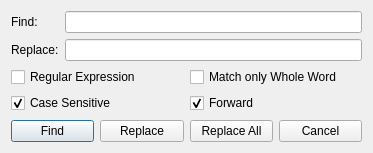
<?xml version="1.0" encoding="UTF-8"?>
<ui version="4.0">
 <class>Dialog</class>
 <widget class="QDialog" name="Dialog">
  <property name="geometry">
   <rect>
    <x>0</x>
    <y>0</y>
    <width>373</width>
    <height>153</height>
   </rect>
  </property>
  <property name="windowTitle">
   <string>Gnuplot Editor - Find/Replace</string>
  </property>
  <layout class="QVBoxLayout" name="verticalLayout">
   <item>
    <layout class="QGridLayout" name="gridLayout_2">
     <item row="1" column="1">
      <widget class="QLineEdit" name="replaceEntry"/>
     </item>
     <item row="1" column="0">
      <widget class="QLabel" name="label_2">
       <property name="text">
        <string>Replace:</string>
       </property>
      </widget>
     </item>
     <item row="0" column="1">
      <widget class="QLineEdit" name="findEntry"/>
     </item>
     <item row="0" column="0">
      <widget class="QLabel" name="label">
       <property name="text">
        <string>Find:</string>
       </property>
      </widget>
     </item>
    </layout>
   </item>
   <item>
    <layout class="QGridLayout" name="gridLayout">
     <item row="0" column="1">
      <widget class="QCheckBox" name="findMatchWord">
       <property name="text">
        <string>Match only Whole Word</string>
       </property>
      </widget>
     </item>
     <item row="0" column="0">
      <widget class="QCheckBox" name="findRegex">
       <property name="text">
        <string>Regular Expression</string>
       </property>
      </widget>
     </item>
     <item row="1" column="1">
      <widget class="QCheckBox" name="findForward">
       <property name="text">
        <string>Forward</string>
       </property>
       <property name="checked">
        <bool>true</bool>
       </property>
      </widget>
     </item>
     <item row="1" column="0">
      <widget class="QCheckBox" name="findCaseSensitive">
       <property name="text">
        <string>Case Sensitive</string>
       </property>
       <property name="checked">
        <bool>true</bool>
       </property>
      </widget>
     </item>
    </layout>
   </item>
   <item>
    <spacer name="verticalSpacer">
     <property name="orientation">
      <enum>Qt::Vertical</enum>
     </property>
     <property name="sizeHint" stdset="0">
      <size>
       <width>20</width>
       <height>40</height>
      </size>
     </property>
    </spacer>
   </item>
   <item>
    <layout class="QHBoxLayout" name="horizontalLayout">
     <item>
      <widget class="QPushButton" name="findButton">
       <property name="text">
        <string>Find</string>
       </property>
      </widget>
     </item>
     <item>
      <widget class="QPushButton" name="replaceButton">
       <property name="text">
        <string>Replace</string>
       </property>
      </widget>
     </item>
     <item>
      <widget class="QPushButton" name="replaceAllButton">
       <property name="text">
        <string>Replace All</string>
       </property>
      </widget>
     </item>
     <item>
      <widget class="QPushButton" name="cancelButton">
       <property name="text">
        <string>Cancel</string>
       </property>
      </widget>
     </item>
    </layout>
   </item>
  </layout>
 </widget>
 <tabstops>
  <tabstop>findEntry</tabstop>
  <tabstop>replaceEntry</tabstop>
  <tabstop>findButton</tabstop>
  <tabstop>replaceButton</tabstop>
  <tabstop>replaceAllButton</tabstop>
  <tabstop>cancelButton</tabstop>
  <tabstop>findRegex</tabstop>
  <tabstop>findCaseSensitive</tabstop>
  <tabstop>findMatchWord</tabstop>
  <tabstop>findForward</tabstop>
 </tabstops>
 <resources/>
 <connections>
  <connection>
   <sender>findButton</sender>
   <signal>clicked()</signal>
   <receiver>Dialog</receiver>
   <slot>find()</slot>
   <hints>
    <hint type="sourcelabel">
     <x>48</x>
     <y>135</y>
    </hint>
    <hint type="destinationlabel">
     <x>5</x>
     <y>111</y>
    </hint>
   </hints>
  </connection>
  <connection>
   <sender>replaceButton</sender>
   <signal>clicked()</signal>
   <receiver>Dialog</receiver>
   <slot>replace()</slot>
   <hints>
    <hint type="sourcelabel">
     <x>150</x>
     <y>130</y>
    </hint>
    <hint type="destinationlabel">
     <x>115</x>
     <y>115</y>
    </hint>
   </hints>
  </connection>
  <connection>
   <sender>replaceAllButton</sender>
   <signal>clicked()</signal>
   <receiver>Dialog</receiver>
   <slot>replaceAll()</slot>
   <hints>
    <hint type="sourcelabel">
     <x>232</x>
     <y>130</y>
    </hint>
    <hint type="destinationlabel">
     <x>198</x>
     <y>112</y>
    </hint>
   </hints>
  </connection>
  <connection>
   <sender>cancelButton</sender>
   <signal>clicked()</signal>
   <receiver>Dialog</receiver>
   <slot>deleteLater()</slot>
   <hints>
    <hint type="sourcelabel">
     <x>323</x>
     <y>141</y>
    </hint>
    <hint type="destinationlabel">
     <x>290</x>
     <y>113</y>
    </hint>
   </hints>
  </connection>
 </connections>
 <slots>
  <slot>find()</slot>
  <slot>replace()</slot>
  <slot>replaceAll()</slot>
 </slots>
</ui>
